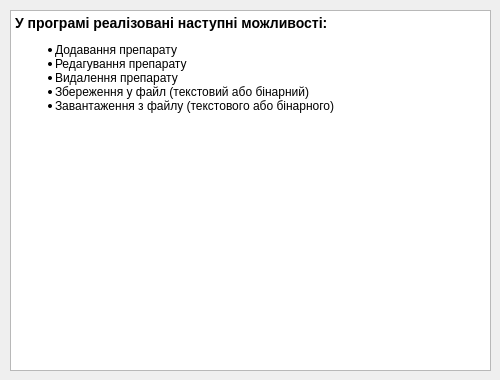
<?xml version="1.0" encoding="UTF-8"?>
<ui version="4.0">
 <class>About</class>
 <widget class="QDialog" name="About">
  <property name="geometry">
   <rect>
    <x>0</x>
    <y>0</y>
    <width>500</width>
    <height>380</height>
   </rect>
  </property>
  <property name="sizePolicy">
   <sizepolicy hsizetype="Fixed" vsizetype="Fixed">
    <horstretch>0</horstretch>
    <verstretch>0</verstretch>
   </sizepolicy>
  </property>
  <property name="windowTitle">
   <string>Як користуватись?</string>
  </property>
  <widget class="QTextBrowser" name="textBrowser">
   <property name="geometry">
    <rect>
     <x>10</x>
     <y>10</y>
     <width>481</width>
     <height>361</height>
    </rect>
   </property>
   <property name="html">
    <string>&lt;!DOCTYPE HTML PUBLIC &quot;-//W3C//DTD HTML 4.0//EN&quot; &quot;http://www.w3.org/TR/REC-html40/strict.dtd&quot;&gt;
&lt;html&gt;&lt;head&gt;&lt;meta name=&quot;qrichtext&quot; content=&quot;1&quot; /&gt;&lt;title&gt;Як користуватись?&lt;/title&gt;&lt;style type=&quot;text/css&quot;&gt;
p, li { white-space: pre-wrap; }
&lt;/style&gt;&lt;/head&gt;&lt;body style=&quot; font-family:'Sans Serif'; font-size:9pt; font-weight:400; font-style:normal;&quot;&gt;
&lt;p style=&quot; margin-top:14px; margin-bottom:12px; margin-left:0px; margin-right:0px; -qt-block-indent:0; text-indent:0px;&quot;&gt;&lt;span style=&quot; font-size:large; font-weight:600;&quot;&gt;У програмі реалізовані наступні можливості: &lt;/span&gt;&lt;/p&gt;
&lt;ul style=&quot;margin-top: 0px; margin-bottom: 0px; margin-left: 0px; margin-right: 0px; -qt-list-indent: 1;&quot;&gt;&lt;li style=&quot; margin-top:12px; margin-bottom:0px; margin-left:0px; margin-right:0px; -qt-block-indent:0; text-indent:0px;&quot;&gt;Додавання препарату &lt;/li&gt;
&lt;li style=&quot; margin-top:0px; margin-bottom:0px; margin-left:0px; margin-right:0px; -qt-block-indent:0; text-indent:0px;&quot;&gt;Редагування препарату &lt;/li&gt;
&lt;li style=&quot; margin-top:0px; margin-bottom:0px; margin-left:0px; margin-right:0px; -qt-block-indent:0; text-indent:0px;&quot;&gt;Видалення препарату &lt;/li&gt;
&lt;li style=&quot; margin-top:0px; margin-bottom:0px; margin-left:0px; margin-right:0px; -qt-block-indent:0; text-indent:0px;&quot;&gt;Збереження у файл (текстовий або бінарний) &lt;/li&gt;
&lt;li style=&quot; margin-top:0px; margin-bottom:12px; margin-left:0px; margin-right:0px; -qt-block-indent:0; text-indent:0px;&quot;&gt;Завантаження з файлу (текстового або бінарного) &lt;/li&gt;&lt;/ul&gt;&lt;/body&gt;&lt;/html&gt;</string>
   </property>
  </widget>
 </widget>
 <resources/>
 <connections/>
</ui>
